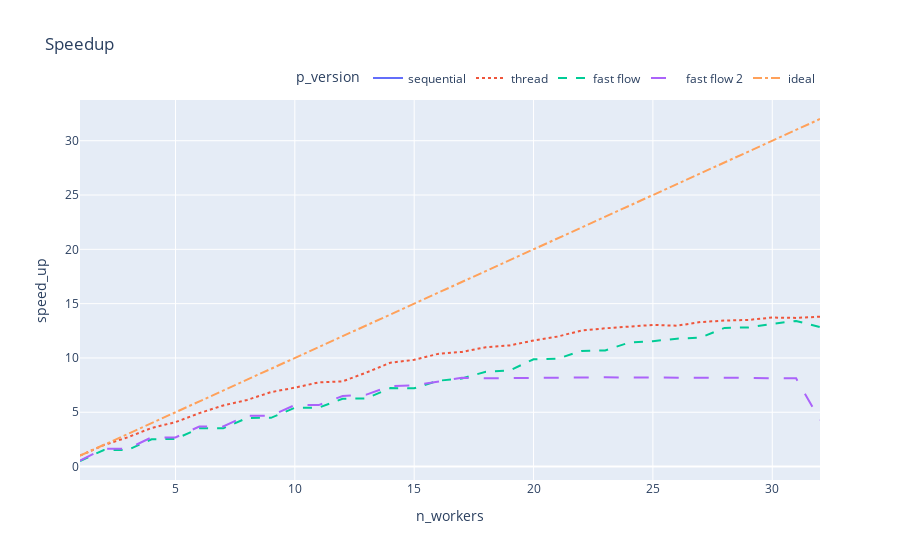

This figure's notebook cell:
### Code cell
fig = px.line(mean_time_df, x="n_workers", y="speed_up",color='p_version', title="Speedup", line_dash='p_version', ) 
fig.update_layout(legend=dict(
    orientation="h",
    yanchor="bottom",
    y=1.02,
    xanchor="right",
    x=1
))
fig.show()

### Figure 1 — Plotly figure (JSON) as saved in the notebook; plotly's stock layout.template omitted (floating-point values rounded to 4 significant figures)
{"data": [{"hovertemplate": "p_version=sequential<br>n_workers=%{x}<br>speed_up=%{y}<extra></extra>", "legendgroup": "sequential", "line": {"color": "#636efa", "dash": "solid"}, "marker": {"symbol": "circle"}, "mode": "lines", "name": "sequential", "orientation": "v", "showlegend": true, "type": "scatter", "x": [1], "xaxis": "x", "y": [1], "yaxis": "y"}, {"hovertemplate": "p_version=thread<br>n_workers=%{x}<br>speed_up=%{y}<extra></extra>", "legendgroup": "thread", "line": {"color": "#EF553B", "dash": "dot"}, "marker": {"symbol": "circle"}, "mode": "lines", "name": "thread", "orientation": "v", "showlegend": true, "type": "scatter", "x": [1, 2, 3, 4, 5, 6, 7, 8, 9, 10, 11, 12, 13, 14, 15, 16, 17, 18, 19, 20, 21, 22, 23, 24, 25, 26, 27, 28, 29, 30, 31, 32], "xaxis": "x", "y": [1.011, 1.979, 2.695, 3.556, 4.091, 4.918, 5.627, 6.133, 6.854, 7.266, 7.751, 7.846, 8.66, 9.56, 9.828, 10.37, 10.55, 10.99, 11.15, 11.61, 11.96, 12.52, 12.73, 12.89, 13.04, 12.97, 13.31, 13.44, 13.5, 13.72, 13.69, 13.8], "yaxis": "y"}, {"hovertemplate": "p_version=fast flow<br>n_workers=%{x}<br>speed_up=%{y}<extra></extra>", "legendgroup": "fast flow", "line": {"color": "#00cc96", "dash": "dash"}, "marker": {"symbol": "circle"}, "mode": "lines", "name": "fast flow", "orientation": "v", "showlegend": true, "type": "scatter", "x": [1, 2, 3, 4, 5, 6, 7, 8, 9, 10, 11, 12, 13, 14, 15, 16, 17, 18, 19, 20, 21, 22, 23, 24, 25, 26, 27, 28, 29, 30, 31, 32], "xaxis": "x", "y": [0.5129, 1.525, 1.538, 2.512, 2.544, 3.517, 3.522, 4.481, 4.49, 5.407, 5.422, 6.242, 6.275, 7.225, 7.206, 7.9, 8.113, 8.731, 8.843, 9.882, 9.928, 10.64, 10.7, 11.41, 11.55, 11.78, 11.88, 12.77, 12.81, 13.14, 13.41, 12.85], "yaxis": "y"}, {"hovertemplate": "p_version=fast flow 2<br>n_workers=%{x}<br>speed_up=%{y}<extra></extra>", "legendgroup": "fast flow 2", "line": {"color": "#ab63fa", "dash": "longdash"}, "marker": {"symbol": "circle"}, "mode": "lines", "name": "fast flow 2", "orientation": "v", "showlegend": true, "type": "scatter", "x": [1, 2, 3, 4, 5, 6, 7, 8, 9, 10, 11, 12, 13, 14, 15, 16, 17, 18, 19, 20, 21, 22, 23, 24, 25, 26, 27, 28, 29, 30, 31, 32], "xaxis": "x", "y": [0.5388, 1.644, 1.632, 2.692, 2.68, 3.692, 3.696, 4.69, 4.683, 5.662, 5.66, 6.494, 6.625, 7.405, 7.485, 7.842, 8.173, 8.131, 8.162, 8.189, 8.207, 8.235, 8.221, 8.201, 8.196, 8.228, 8.174, 8.166, 8.169, 8.127, 8.12, 4.297], "yaxis": "y"}, {"hovertemplate": "p_version=ideal<br>n_workers=%{x}<br>speed_up=%{y}<extra></extra>", "legendgroup": "ideal", "line": {"color": "#FFA15A", "dash": "dashdot"}, "marker": {"symbol": "circle"}, "mode": "lines", "name": "ideal", "orientation": "v", "showlegend": true, "type": "scatter", "x": [1, 2, 3, 4, 5, 6, 7, 8, 9, 10, 11, 12, 13, 14, 15, 16, 17, 18, 19, 20, 21, 22, 23, 24, 25, 26, 27, 28, 29, 30, 31, 32], "xaxis": "x", "y": [1, 2, 3, 4, 5, 6, 7, 8, 9, 10, 11, 12, 13, 14, 15, 16, 17, 18, 19, 20, 21, 22, 23, 24, 25, 26, 27, 28, 29, 30, 31, 32], "yaxis": "y"}], "layout": {"legend": {"orientation": "h", "title": {"text": "p_version"}, "tracegroupgap": 0, "x": 1, "xanchor": "right", "y": 1.02, "yanchor": "bottom"}, "title": {"text": "Speedup"}, "xaxis": {"anchor": "y", "domain": [0, 1], "title": {"text": "n_workers"}}, "yaxis": {"anchor": "x", "domain": [0, 1], "title": {"text": "speed_up"}}}}
